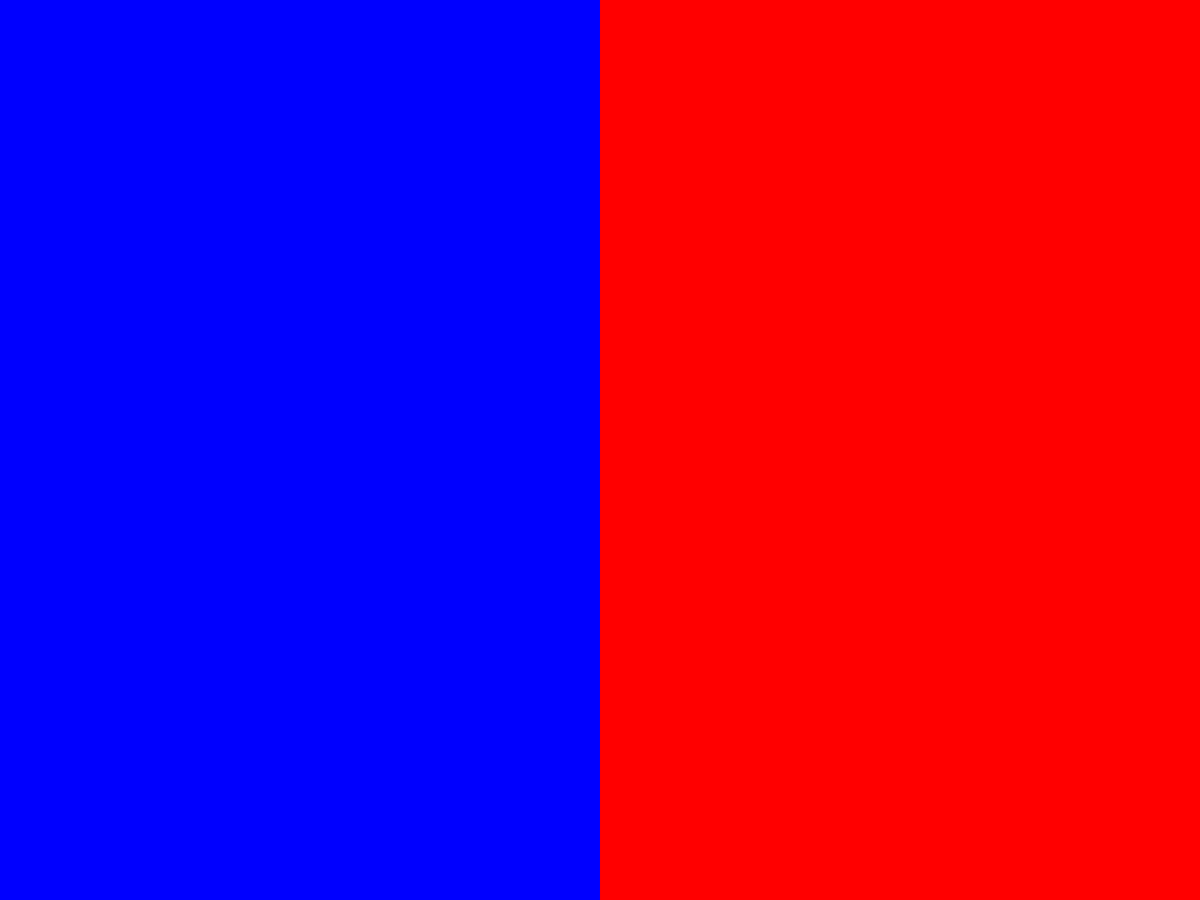
Frame 1 (no input)
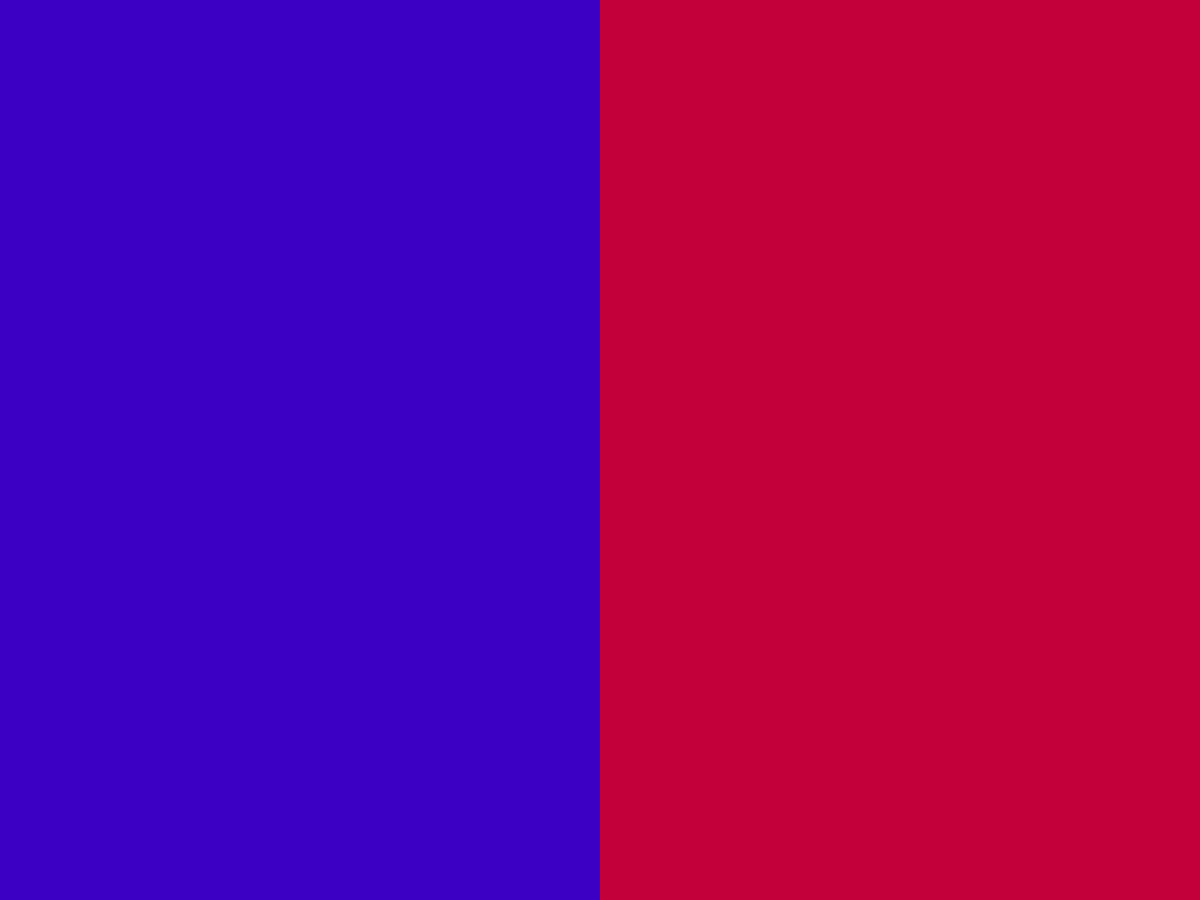
Frame 60 (the mouse pressed at the canvas centre just before this capture)
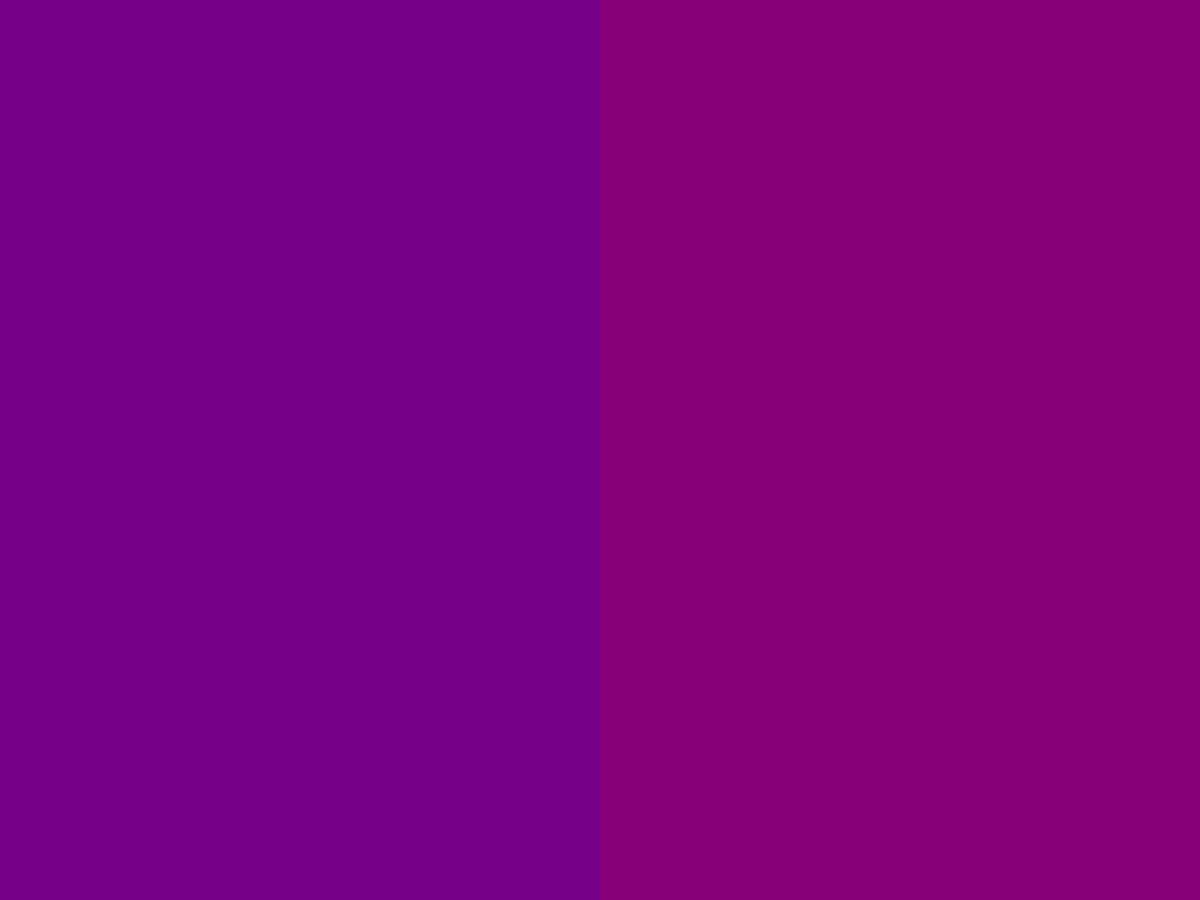
Frame 120 (the mouse held since frame 60 and released just before this capture)

The Processing sketch that drew these frames (run headless with seeded random() and noise(); from frame 60 on, the mouse is pressed at the canvas centre):

// Processing sketch: bouncing_color
// ── bouncing_color.pde
float c1 = 0;
float c2 = 255;

float dc1 = 1;
float dc2 = -1;

void setup() {
  fullScreen(); 
}

void draw() {
  noStroke();
  
  // Draw left rectangle
  fill(c1, 0, c2);
  rect(0, 0, width / 2, height);
  
  // Draw right rectangle
  fill(c2, 0, c1);
  rect(width / 2, 0, width / 2, height);
  
  // Adjust the color values
  c1 += dc1;
  c2 += dc2;
  
  if (c1 < 0 || c1 > 255) {
    dc1 *= -1; 
  }
  
  if (c2 < 0 || c2 > 255) {
    dc2 *= -1; 
  }
}
